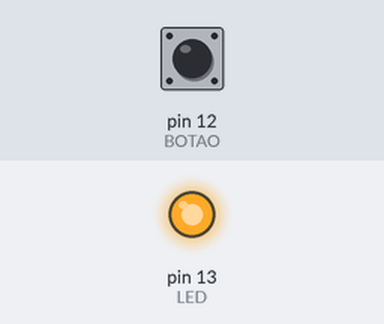
This sketch was run on a simulated Arduino Uno, built with avr-gcc and run on an emulated ATmega328P. On the bench: output pins drawn as LEDs (lit = HIGH). Inputs (shaded band) come from the test bench; at power-on: pin 12 (BOTAO) HIGH.

Above: at 1.2 s.
1.3 s: pin 12 (BOTAO) pulled LOW for 0.15 s
At 1.9 s:
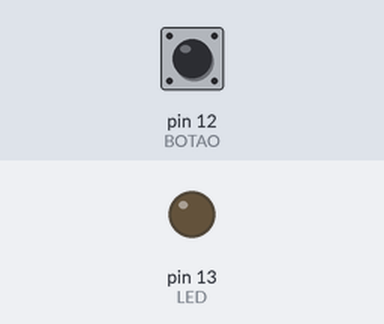
2.9 s: pin 12 (BOTAO) pulled LOW for 1 s
At 4.4 s:
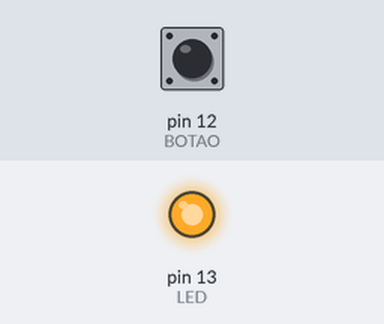
5.4 s: pin 12 (BOTAO) pulled LOW for 3.2 s
At 9.2 s:
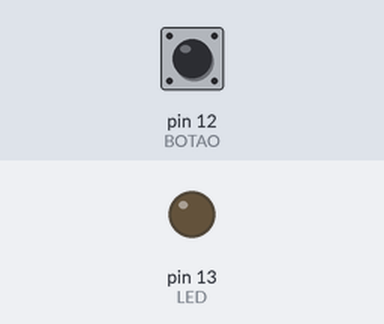
Timing chart, 0 to 10.7 s (numbered marks = the images above; inputs shaded):
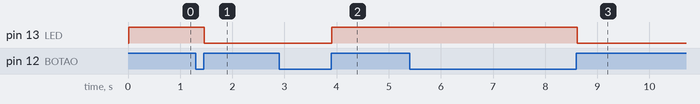

Measured:
- after the input at 1.3 s, pin 13 (LED): HIGH → LOW after 0.16 s
- after the input at 2.9 s, pin 13 (LED): LOW → HIGH after 1.0 s
- after the input at 5.4 s, pin 13 (LED): HIGH → LOW after 3.2 s

The sketch:

6-botao_sem_delay.ino
```cpp
const byte LED = 13;
const byte BOTAO = 12;

byte valorBotao;
byte valorBotaoAnt;
boolean ledON = false;

byte estadoBotao;
unsigned long horaClick;
unsigned long tempoBounce = 10; //10 milissegundos, para comparação ao tempo de click

void setup(){
  pinMode(LED, OUTPUT);
  pinMode(BOTAO, INPUT_PULLUP);
}

void loop(){
  valorBotao = digitalRead(BOTAO);
  if(valorBotao != valorBotaoAnt)
    horaClick = millis(); //hora do sistema

    if ((millis() - horaClick) > tempoBounce){
      if (valorBotao != estadoBotao){
        estadoBotao = valorBotao;
    	if(valorBotao){
      		ledON = !ledON;
      		digitalWrite(LED, ledON);
        }
      }
    }
valorBotaoAnt = valorBotao;
}
```
